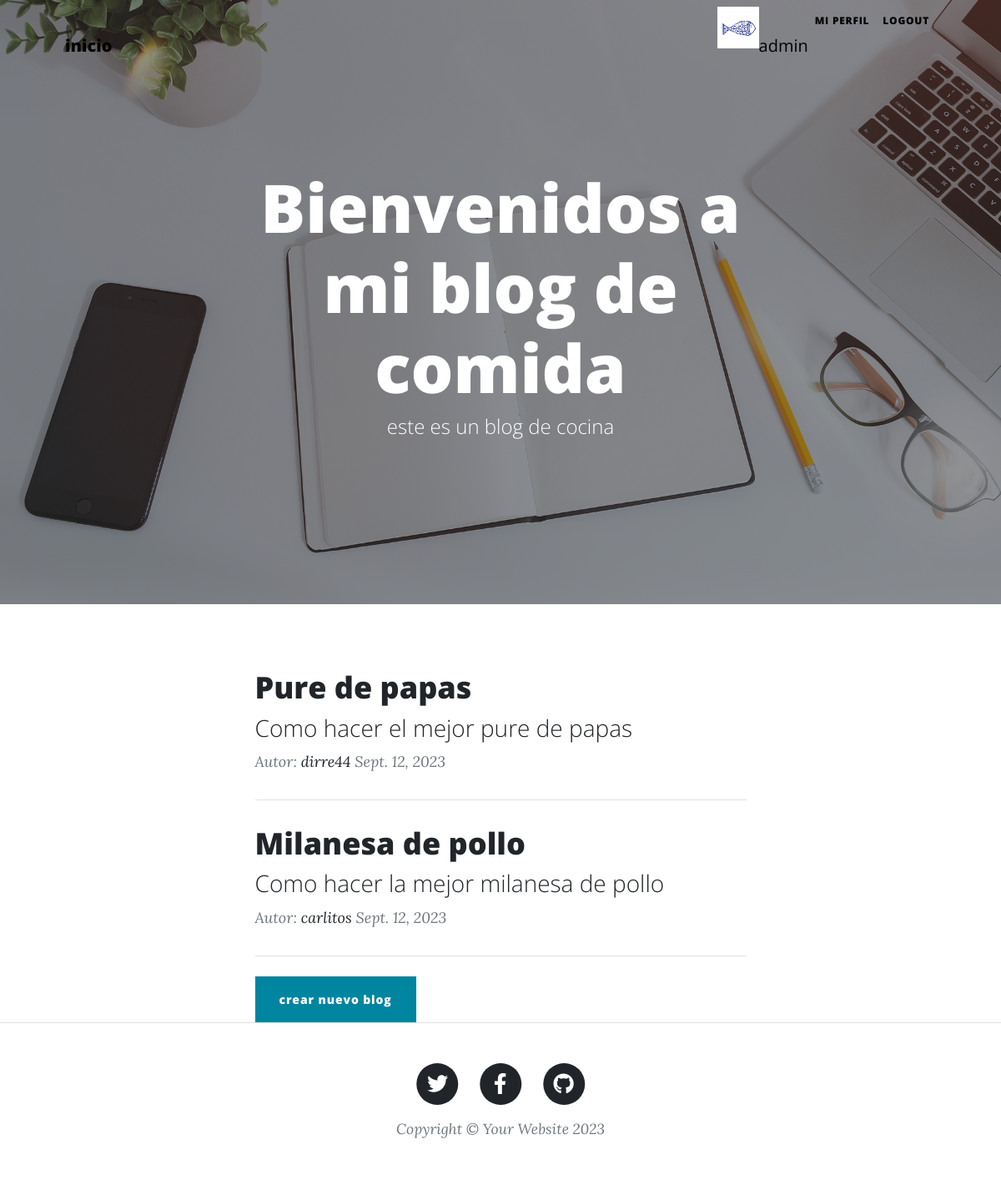
The page /blog/ (signed in) on the database as committed earlier.
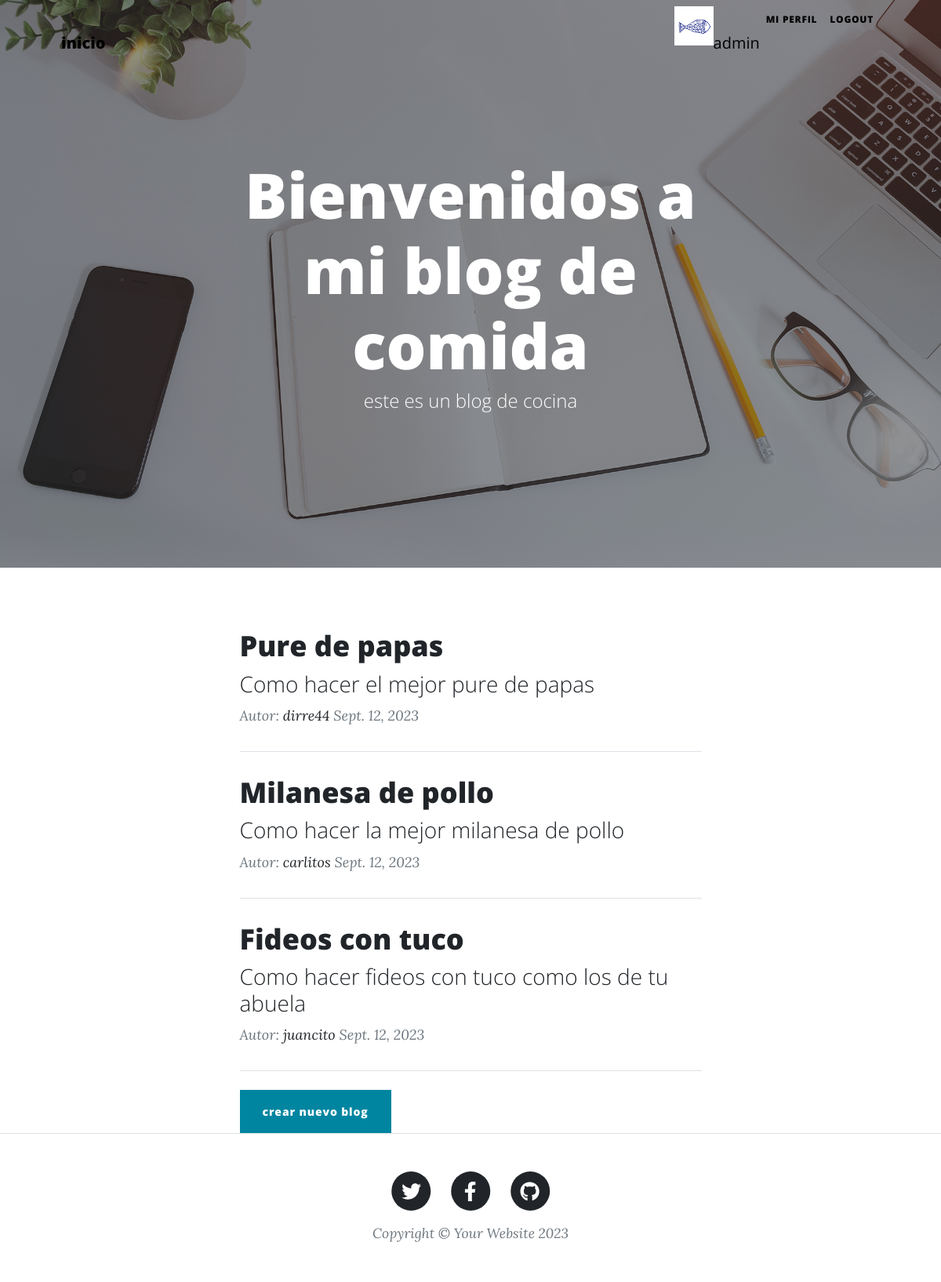
The same page on the database as committed later.
### usuario/models.py (models this page shows, shortened)
class Perfil(models.Model):
    user=models.OneToOneField(User, on_delete=models.CASCADE)
    imagen=models.ImageField(upload_to='avatares', null=True, blank=True)
    descripcion=models.TextField(null=True, blank=True)

### blog/models.py (models this page shows, shortened)
class Blog(models.Model):
    titulo = models.CharField(max_length=100)
    subtitulo = models.CharField(max_length=100)
    cuerpo = models.TextField()
    fecha = models.DateField(auto_now_add=True)
    imagen = models.ImageField(upload_to='avatares', null=True, blank=True)
    autor = models.ForeignKey(User, on_delete=models.CASCADE)

### blog/views.py (the view)
# urls.py: path('', blog_mostrar_todos, name="blog_mostrar_todos"),
def blog_mostrar_todos(request):
    lista_blog=Blog.objects.all()
    return render (request, 'blog_listar.html', {'lista_blog':lista_blog, 'perfil':conseguir_perfil(request)})

### blog/views.py (called while the page is built)
def conseguir_perfil(request):
    if request.user.is_authenticated:
        perfil, created = Perfil.objects.get_or_create(user=request.user)
        if created==True:
            perfil.imagen = '/media/avatares/default_avatar.png'
            perfil.save()
        return perfil

### blog/templates/blog_listar.html (shortened to what this page needs)
{% extends "index.html" %}
{% load static %}
{% block titulo %} Bienvenidos a mi blog de comida {% endblock %}
{% block subtitulo %} este es un blog de cocina {% endblock %}
{% block blog %}
{% for blog in lista_blog %}
    <div class="post-preview">
        <a href="{% url 'app_blog:blog_mostrar_detalle' blog.id %}">
            <h2 class="post-title">{{ blog.titulo }}</h2>
            <h3 class="post-subtitle">{{ blog.subtitulo }}</h3>
        </a>
        <p class="post-meta">
            Autor:
            <a href="{% url 'app_user:user_perfil' blog.autor.id %}">{{ blog.autor }}</a>
            {{ blog.fecha }}
        </p>
    </div>
    <hr class="my-4" />
    {% endfor %}
    {% if user.is_authenticated %}
    <a class="btn btn-primary" href="{% url 'app_blog:blog_crear' %}">crear nuevo blog</a>
    {% endif %}
{% endblock %}

### blog/templates/index.html (shortened to what this page needs)
<!DOCTYPE html>
<html lang="en">
    <head>
        {% load static %}
        <link href="{% static 'blog/css/styles.css' %}" rel="stylesheet"/>
    </head>
    <body>
        <nav class="navbar navbar-expand-lg navbar-light" id="mainNav">
            <div class="container px-4 px-lg-5">
                <a class="navbar-brand" style="color: black;" href="{% url 'app_user:usuario_inicio' %}">inicio</a>
                <div class="collapse navbar-collapse" id="navbarResponsive">
                    <ul class="navbar-nav ms-auto py-4 py-lg-0">
                        {% if perfil.imagen %}
                        <img src= '{{ user.perfil.imagen.url }}' alt="Avatar" style="width:50px;height:50px;">
                        {% endif %}
                        {% if user.is_authenticated %}
                        <p style="color: black;">{{ user.username }}</p>
                        <li class="nav-item"><a class="nav-link" style="color: black;" href="{% url 'app_user:user_perfil' user_id=request.user.id %}">Mi perfil</a></li>
                        <li class="nav-item"><a class="nav-link" style="color: black;" href="{% url 'app_user:user_logout' %}">logout</a></li>
                        {% else %}
                        <li class="nav-item"><a class="nav-link" style="color: black;" href="{% url 'app_user:user_register' %}">registrar</a></li>
                        <li class="nav-item"><a class="nav-link" style="color: black;" href="{% url 'app_user:user_login' %}">Login</a></li>
                        {% endif %}
                    </ul>
                </div>
            </div>
        </nav>
        <header class="masthead" style="background-image: url('/static/blog/assets/img/home-bg.jpg')">
            <div class="container position-relative px-4 px-lg-5">
                <div class="row gx-4 gx-lg-5 justify-content-center">
                    <div class="col-md-10 col-lg-8 col-xl-7">
                        <div class="site-heading">
                            <h1>{% block titulo %} {% endblock %}</h1>
                            <span class="subheading">{% block subtitulo %} {% endblock %}</span>
                        </div>
                    </div>
                </div>
            </div>
        </header>
        <div class="container px-4 px-lg-5">
            <div class="row gx-4 gx-lg-5 justify-content-center">
                <div class="col-md-10 col-lg-8 col-xl-7">
                    {% block blog %} {% endblock %}
                </div>
            </div>
        </div>
        <footer class="border-top">
            <div class="container px-4 px-lg-5">
                <div class="row gx-4 gx-lg-5 justify-content-center">
                    <div class="col-md-10 col-lg-8 col-xl-7">
                        <ul class="list-inline text-center">
                            <li class="list-inline-item">
                                <a href="#!">
                                    <span class="fa-stack fa-lg">
                                        <i class="fas fa-circle fa-stack-2x"></i>
                                        <i class="fab fa-twitter fa-stack-1x fa-inverse"></i>
                                    </span>
                                </a>
                            </li>
                            <li class="list-inline-item">
                                <a href="#!">
                                    <span class="fa-stack fa-lg">
                                        <i class="fas fa-circle fa-stack-2x"></i>
                                        <i class="fab fa-facebook-f fa-stack-1x fa-inverse"></i>
                                    </span>
                                </a>
                            </li>
                            <li class="list-inline-item">
                                <a href="#!">
                                    <span class="fa-stack fa-lg">
                                        <i class="fas fa-circle fa-stack-2x"></i>
                                        <i class="fab fa-github fa-stack-1x fa-inverse"></i>
                                    </span>
                                </a>
                            </li>
                        </ul>
                        <div class="small text-center text-muted fst-italic">Copyright &copy; Your Website 2023</div>
                    </div>
                </div>
            </div>
        </footer>
    </body>
</html>

Rows that differ between the two databases and show on the page:
added Blog: titulo "Fideos con tuco", subtitulo "Como hacer fideos con tuco como los de tu abuela", autor "juancito", fecha "Sept. 12, 2023"
